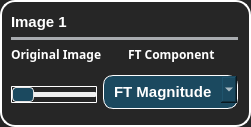
                  <widget class="QFrame" name="frame_17">
                   <property name="styleSheet">
                    <string notr="true">background-color: #262626; /* Background color */
    border-radius: 15px; /* Curved borders */
    border: 2px solid #ffffff; /* 3D outline */

    box-shadow: 2px 2px 8px rgba(0, 0, 0, 0.7); /* 3D shadow effect */</string>
                   </property>
                   <property name="frameShape">
                    <enum>QFrame::StyledPanel</enum>
                   </property>
                   <property name="frameShadow">
                    <enum>QFrame::Raised</enum>
                   </property>
                   <layout class="QGridLayout" name="gridLayout_17">
                    <property name="leftMargin">
                     <number>9</number>
                    </property>
                    <item row="0" column="0">
                     <layout class="QVBoxLayout" name="verticalLayout_61">
                      <property name="leftMargin">
                       <number>0</number>
                      </property>
                      <item>
                       <widget class="QLabel" name="label_38">
                        <property name="styleSheet">
                         <string notr="true">color: #ffffff;
font-weight:Bold;
font-size: 15px;
border:none;
</string>
                        </property>
                        <property name="text">
                         <string>Image 1</string>
                        </property>
                       </widget>
                      </item>
                      <item>
                       <widget class="Line" name="line_30">
                        <property name="styleSheet">
                         <string notr="true">/* Line style */

  /* Set the width of the line */
  width: 20px;

  /* Set the height of the line */
  height: 5px;

  /* Set the background color of the line */
  background-color:#a8abaf;

  /* Set the border of the line */
  border: 10px;

  /* Set the border radius of the line */
  border-radius:5px;




</string>
                        </property>
                        <property name="orientation">
                         <enum>Qt::Horizontal</enum>
                        </property>
                       </widget>
                      </item>
                      <item>
                       <layout class="QHBoxLayout" name="horizontalLayout_38">
                        <item>
                         <layout class="QVBoxLayout" name="verticalLayout_62" stretch="0,5">
                          <item>
                           <widget class="QLabel" name="label_30">
                            <property name="font">
                             <font>
                              <family>Oswald SemiBold</family>
                              <weight>75</weight>
                              <bold>true</bold>
                             </font>
                            </property>
                            <property name="styleSheet">
                             <string notr="true">color: #ffffff;
font-weight:10000px;
border: None;
</string>
                            </property>
                            <property name="text">
                             <string>Original Image</string>
                            </property>
                           </widget>
                          </item>
                          <item>
                           <widget class="QWidget" name="image1" native="true">
                            <property name="styleSheet">
                             <string notr="true">border: 3px solid #000000;
background-color: #1f1f1f;</string>
                            </property>
                           </widget>
                          </item>
                         </layout>
                        </item>
                        <item>
                         <layout class="QVBoxLayout" name="verticalLayout_63" stretch="0,5">
                          <item>
                           <widget class="QLabel" name="label_31">
                            <property name="font">
                             <font>
                              <family>Oswald SemiBold</family>
                              <weight>75</weight>
                              <bold>true</bold>
                             </font>
                            </property>
                            <property name="styleSheet">
                             <string notr="true">color: #ffffff;
font-weight:10000px;
border: None;</string>
                            </property>
                            <property name="text">
                             <string>FT Component</string>
                            </property>
                           </widget>
                          </item>
                          <item>
                           <widget class="QWidget" name="component_image1" native="true">
                            <property name="styleSheet">
                             <string notr="true">border: 3px solid #000000;
background-color: #1f1f1f;</string>
                            </property>
                           </widget>
                          </item>
                         </layout>
                        </item>
                       </layout>
                      </item>
                      <item>
                       <layout class="QHBoxLayout" name="horizontalLayout_47">
                        <property name="spacing">
                         <number>6</number>
                        </property>
                        <property name="sizeConstraint">
                         <enum>QLayout::SetMaximumSize</enum>
                        </property>
                        <item>
                         <widget class="QSlider" name="Slider_weight1">
                          <property name="sizePolicy">
                           <sizepolicy hsizetype="Minimum" vsizetype="Fixed">
                            <horstretch>0</horstretch>
                            <verstretch>0</verstretch>
                           </sizepolicy>
                          </property>
                          <property name="cursor">
                           <cursorShape>PointingHandCursor</cursorShape>
                          </property>
                          <property name="styleSheet">
                           <string notr="true">QSlider{
border: 1px solid #ffffff; /* Border of the track */
border-radius: 1px; /* Round the corners of the track */
}
QSlider::groove {
background: #f0f0f0; /* Color of the track */
border: 0px solid #ffffff; /* Border of the track */
height: 5px; /* Set the height of the track */
border-radius: 1px; /* Round the corners of the track */
}

/* Style for the slider handle (thumb) */
QSlider::handle {
background: #1b495f; /* Color of the handle */
width: 20px; /* Width of the handle */
height: 10px; /* Height of the handle */
margin: -5px 0; /* Negative margin to center the handle vertically */
border-radius: 4px;
 border: 1px solid #e1e1e1;
}

/* Style for the slider handle when pressed */
QSlider::handle:pressed {
background: #123343; /* Color of the handle when pressed */
border: 1px solid #3498db; /* Border of the handle when pressed */
}</string>
                          </property>
                          <property name="orientation">
                           <enum>Qt::Horizontal</enum>
                          </property>
                         </widget>
                        </item>
                        <item>
                         <widget class="QComboBox" name="combo1">
                          <property name="cursor">
                           <cursorShape>PointingHandCursor</cursorShape>
                          </property>
                          <property name="styleSheet">
                           <string notr="true">QComboBox {
    font-family: &quot;Arial&quot;;
    font-weight: 600; /* Semibold */
    font-size: 11pt; /* Adjust the font size as needed */
 	color: rgb(26, 70, 91);
    border: 1px solid  rgb(26, 70, 91);; /* Set the border to 1px solid white */
	margin-bottom: 5px;
	background-color: #1b495f;   /* Background color for the combo box */
    border: 1px solid #ffffff;   /* Border around the combo box */
    border-radius: 10px;         /* Rounded corners */
    padding: 6px 10px;           /* Padding around the text */
    color: white;               
}

QComboBox::drop-down {
color: #102c39;
}
QComboBox QAbstractItemView {
    background-color: #174053;   /* Background color for the list */
color: #ffffff;

    selection-background-color: #236381; /* Selection color when an item is highlighted */

}</string>
                          </property>
                          <item>
                           <property name="text">
                            <string>FT Magnitude</string>
                           </property>
                          </item>
                          <item>
                           <property name="text">
                            <string>FT Phase</string>
                           </property>
                          </item>
                          <item>
                           <property name="text">
                            <string>FT Real</string>
                           </property>
                          </item>
                          <item>
                           <property name="text">
                            <string>FT Imaginary</string>
                           </property>
                          </item>
                         </widget>
                        </item>
                       </layout>
                      </item>
                     </layout>
                    </item>
                   </layout>
                  </widget>
